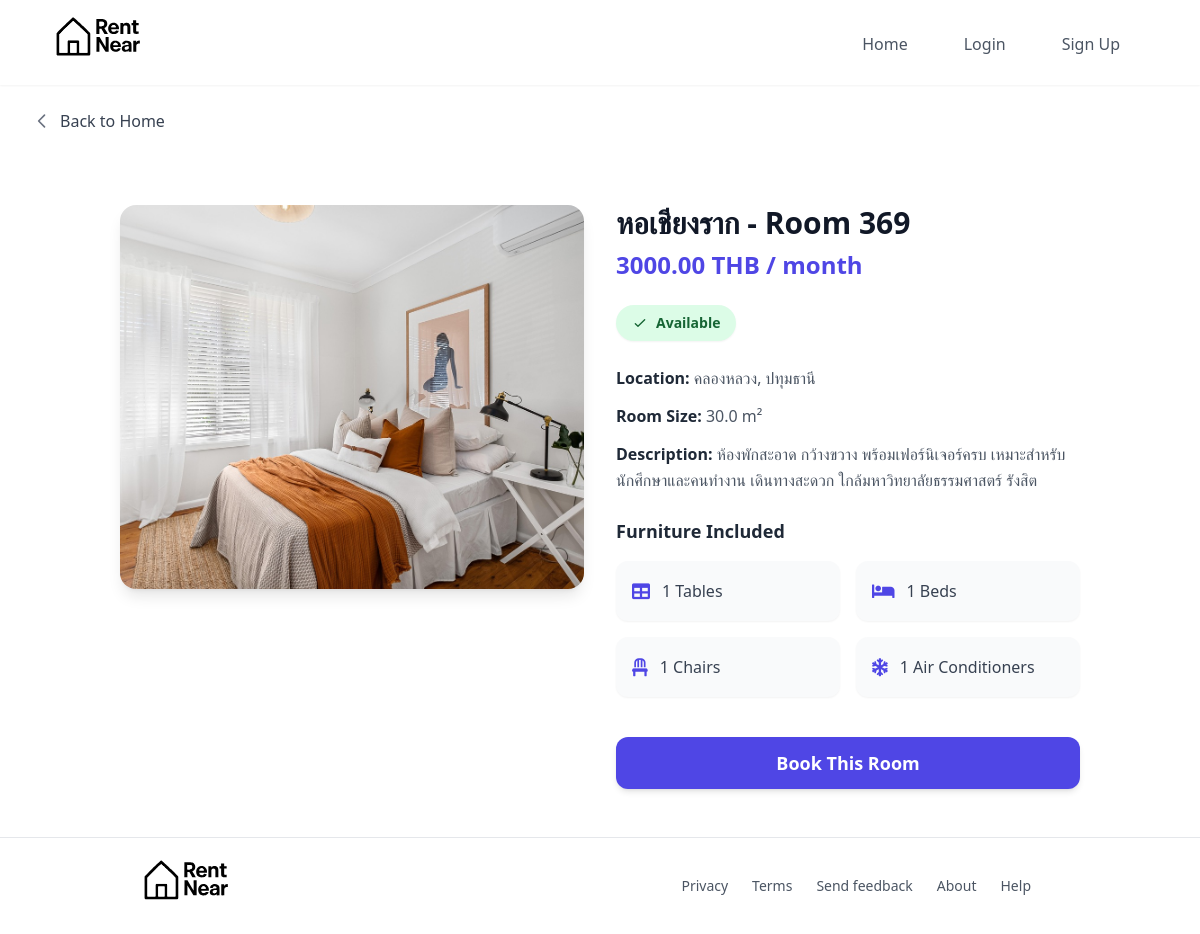
Page /rooms/21/ on the committed database.
### myapp/models.py (models this page shows, shortened)
class Room(models.Model):
    landlord = models.ForeignKey(Landlord, on_delete=models.CASCADE, related_name='rooms', null=True, blank=True)
    dorm_name = models.CharField(max_length=255)
    room_name = models.CharField(max_length=255)
    image = models.ImageField(upload_to='room_images/', blank=True, null=True)
    price = models.DecimalField(max_digits=10, decimal_places=2)
    location = models.CharField(max_length=255)
    table_count = models.PositiveIntegerField(default=0, verbose_name="table_count")
    bed_count = models.PositiveIntegerField(default=0, verbose_name="bed_count")
    chair_count = models.PositiveIntegerField(default=0, verbose_name="chair_count")
    aircon_count = models.PositiveIntegerField(default=0, verbose_name="aircon_count")
    sofa_count = models.PositiveIntegerField(default=0, verbose_name="sofa_count")
    wardrobe_count = models.PositiveIntegerField(default=0, verbose_name="wardrobe_count")
    desk_count = models.PositiveIntegerField(default=0, verbose_name="desk_count")
    tv_count = models.PositiveIntegerField(default=0, verbose_name="tv_count")
    refrigerator_count = models.PositiveIntegerField(default=0, verbose_name="refrigerator_count")
    water_heater_count = models.PositiveIntegerField(default=0, verbose_name="water_heater_count")
    size = models.FloatField()
    description = models.TextField(blank=True, null=True)
    available = models.BooleanField(default=True)
    created_at = models.DateTimeField(auto_now_add=True)

### myapp/views.py (the view)
# urls.py: path('rooms/<int:pk>/', views.RoomDetailView.as_view(), name='room_detail'),
class RoomDetailView(DetailView):
    model = Room
    template_name = 'room_detail.html'
    context_object_name = 'room'

### myapp/templates/room_detail.html (shortened to what this page needs)
{% extends 'base.html' %}
{% load static %}
{% block content %}
<div class="flex justify-start px-4 md:px-8 py-6">
    <a href="{% url 'home' %}" class="group flex items-center space-x-2 text-gray-700 hover:text-indigo-600 font-medium text-sm md:text-base transition-all duration-300">
        <svg xmlns="http://www.w3.org/2000/svg" class="w-5 h-5 text-gray-500 group-hover:text-indigo-600" fill="none" viewBox="0 0 24 24" stroke="currentColor">
            <path stroke-linecap="round" stroke-linejoin="round" stroke-width="2" d="M15 19l-7-7 7-7" />
        </svg>
        <span>Back to Home</span>
    </a>
</div>
<section class="max-w-5xl mx-auto px-4 md:px-8 py-12">
    <div class="grid grid-cols-1 lg:grid-cols-2 gap-8">
        <div class="relative w-full" data-aos="fade-up">
            {% if room.image %}
                <img src="{{ room.image.url }}" alt="Room Image" class="w-full h-64 md:h-96 object-cover rounded-2xl shadow-lg transform hover:scale-[1.02] transition-transform duration-500">
            {% else %}
                <div class="w-full h-64 md:h-96 bg-gray-100 flex items-center justify-center text-gray-500 rounded-2xl shadow-lg">
                    <span class="text-lg font-medium">No Image Available</span>
                </div>
            {% endif %}
        </div>
        <div class="space-y-6" data-aos="fade-up" data-aos-delay="100">
            <div>
                <h1 class="text-2xl md:text-3xl font-bold text-gray-900">{{ room.dorm_name }} - Room {{ room.room_name }}</h1>
                <p class="text-xl md:text-2xl text-indigo-600 font-semibold mt-2">{{ room.price }} THB / month</p>
            </div>
            <div>
                {% if room.available %}
                    <span class="inline-flex items-center bg-green-100 text-green-800 text-sm font-semibold px-4 py-2 rounded-full shadow-sm">
                        <svg class="w-4 h-4 mr-2" fill="none" stroke="currentColor" viewBox="0 0 24 24"><path stroke-linecap="round" stroke-linejoin="round" stroke-width="2" d="M5 13l4 4L19 7"></path></svg>
                        Available
                    </span>
                {% endif %}
            </div>
            <div class="text-gray-600 space-y-3 text-base leading-relaxed">
                <p><span class="font-semibold text-gray-800">Location:</span> {{ room.location }}</p>
                <p><span class="font-semibold text-gray-800">Room Size:</span> {{ room.size }} m²</p>
                {% if room.description %}
                    <p><span class="font-semibold text-gray-800">Description:</span> {{ room.description }}</p>
                {% endif %}
            </div>
            <div>
                <h2 class="text-lg font-semibold text-gray-800 mb-4">Furniture Included</h2>
                <div class="grid grid-cols-2 gap-4">
                    <div class="flex items-center gap-3 bg-gray-50 p-4 rounded-xl shadow-sm hover:bg-indigo-50 transition-colors duration-300">
                        <i class="fas fa-table text-indigo-600 text-lg"></i>
                        <span class="text-gray-700">{{ room.table_count }} Tables</span>
                    </div>
                    <div class="flex items-center gap-3 bg-gray-50 p-4 rounded-xl shadow-sm hover:bg-indigo-50 transition-colors duration-300">
                        <i class="fas fa-bed text-indigo-600 text-lg"></i>
                        <span class="text-gray-700">{{ room.bed_count }} Beds</span>
                    </div>
                    <div class="flex items-center gap-3 bg-gray-50 p-4 rounded-xl shadow-sm hover:bg-indigo-50 transition-colors duration-300">
                        <i class="fas fa-chair text-indigo-600 text-lg"></i>
                        <span class="text-gray-700">{{ room.chair_count }} Chairs</span>
                    </div>
                    <div class="flex items-center gap-3 bg-gray-50 p-4 rounded-xl shadow-sm hover:bg-indigo-50 transition-colors duration-300">
                        <i class="fas fa-snowflake text-indigo-600 text-lg"></i>
                        <span class="text-gray-700">{{ room.aircon_count }} Air Conditioners</span>
                    </div>
                </div>
            </div>
            {% if room.available %}
                <div class="pt-4">
                    <a href="{% url 'booking_create' room.id %}" class="inline-block w-full text-center bg-indigo-600 text-white font-semibold text-base md:text-lg px-6 py-3 rounded-xl hover:bg-indigo-700 transition-all duration-300 shadow-md hover:shadow-lg">
                        Book This Room
                    </a>
                </div>
            {% endif %}
        </div>
    </div>
</section>
{% endblock content %}

### myapp/templates/base.html (style rules this page uses)
html { scroll-behavior: smooth; }

### rows in the picture
Room: image (picture), dorm_name "หอเชียงราก", room_name "369", price "3000.00", location "คลองหลวง, ปทุมธานี", size "30.0", description "ห้องพักสะอาด กว้างขวาง พร้อมเฟอร์นิเจอร์ครบ เหมาะสำหรับนักศึกษาและคนทำงาน เดินทางสะดวก ใกล้มหาวิทยาลัยธรรมศาสตร์ รังสิต", table_count "1", bed_count "1", chair_count "1", aircon_count "1"
